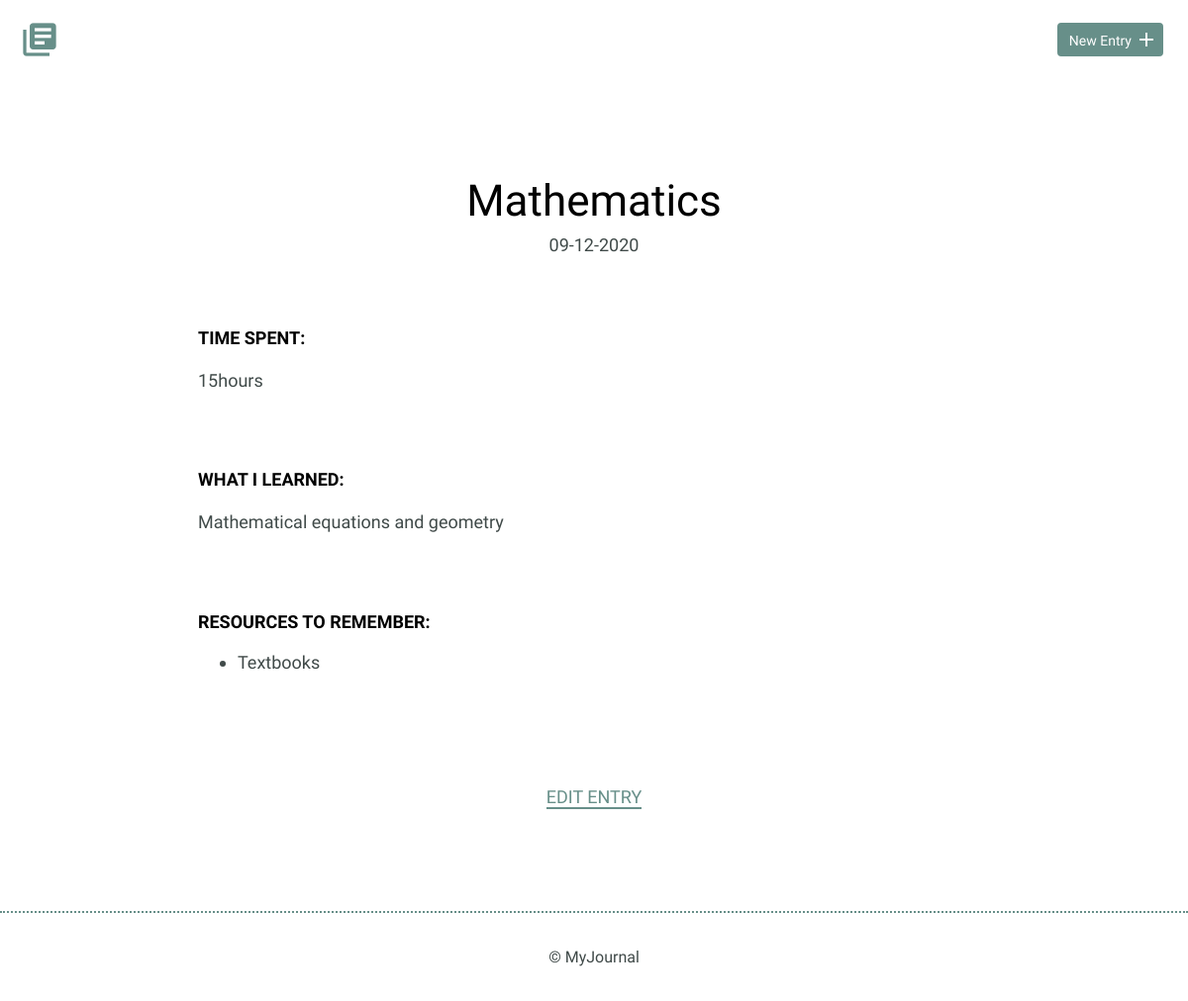
The app's page /detail.php?id=3, older data.
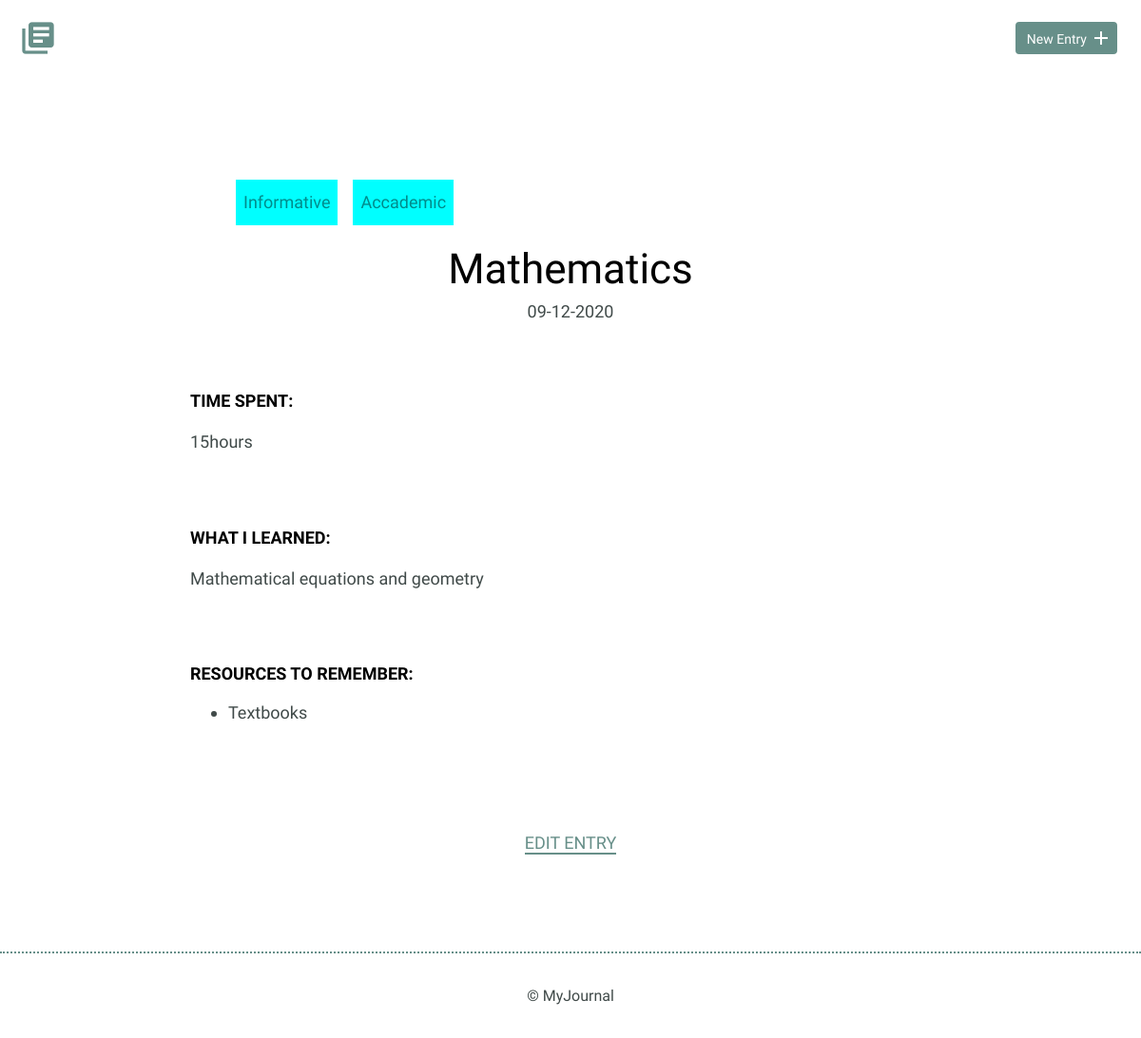
The same page, newer data.
### tables this page shows
CREATE TABLE "entries_tags" (
	"id"	INTEGER PRIMARY KEY AUTOINCREMENT UNIQUE,
	"entriesId"	INT,
	"tagId"	INT,
	CONSTRAINT "fk_cons" FOREIGN KEY("entriesId") REFERENCES "entries"("id") ON DELETE CASCADE ON UPDATE CASCADE,
	CONSTRAINT "fk_cons2" FOREIGN KEY("tagId") REFERENCES "tags"("id") ON DELETE CASCADE ON UPDATE CASCADE
);

CREATE TABLE "tags" (
	"id"	INTEGER PRIMARY KEY AUTOINCREMENT,
	"name"	TEXT
);

### inc/connection.php (called while the page is built, shortened)
<?php
function getOne ($database,$id){
    $query=("SELECT * FROM entries WHERE id=:id");
    try{
    $result=$database->prepare($query);
    $result->execute(["id"=>$id]);
    return $result;
    }catch(Exception $e){
        echo $e->getMessage();
    }
}
function joinTag($db,$id){
    try{
    $query="SELECT entries_tags.entriesId,entries_tags.tagId,tags.name,tags.id FROM entries_tags JOIN  tags ON entries_tags.tagId=tags.id WHERE entries_tags.entriesId =:d";
    $res=$db->prepare($query);
    $res->execute(["d"=>$id]);
    return $res;
    }catch( Exception $e){
        echo $e->getMessage();
    }
}

### detail.php (the view, shortened to what this page needs)
<?php include 'inc/header.php'?>
<?php include 'inc/connection.php'?>
<?php
$res=null;
 if(isset($_GET["id"])){
    $identity=filter_var($_GET["id"], FILTER_SANITIZE_NUMBER_INT);
    $res=getOne($conn,$identity)->fetch();
    $entries=connect();
 }
 ?>
        <section>
            <div class="container">
                <div class="entry-list single">
                <ul>
                <?php
                 $answer=joinTag($entries,$res["id"])->fetchALL();
                 foreach($answer as $a){
                     echo "<li class=tags>".$a["name"]."<?li>";
                 }
                 ?>
                    </ul>
                    <article>
                        <h1><?php echo $res["title"]?></h1>
                        <time datetime="2016-01-31"><?php echo $res["date"]?></time>
                        <div class="entry">
                            <h3>Time Spent:</h3>
                            <p><?php echo $res["time_spent"]?></p>
                        </div>
                        <div class="entry">
                            <h3>What I Learned:</h3>
                            <p><?php  echo $res["learned"]?></p>
                        </div>
                        <div class="entry">
                            <h3>Resources to Remember:</h3>
                            <ul>
                                <?php
                                echo  "<li>".$res["resources"]."</li>";
                                    ?>
                            </ul>
                        </div>
                    </article>
                </div>
            </div>
            <div class="edit">
                <?php echo "<p><a href=edit.php?id=".$res["id"].">Edit Entry</a></p>";
                ?>
            </div>
        </section>
        <?php include 'inc/footer.php'?>
    </body>
</html>

Row changes from the older to the newer data that the page shows:
added entries_tags: tagId.name "Informative"
added entries_tags: tagId.name "Accademic"
